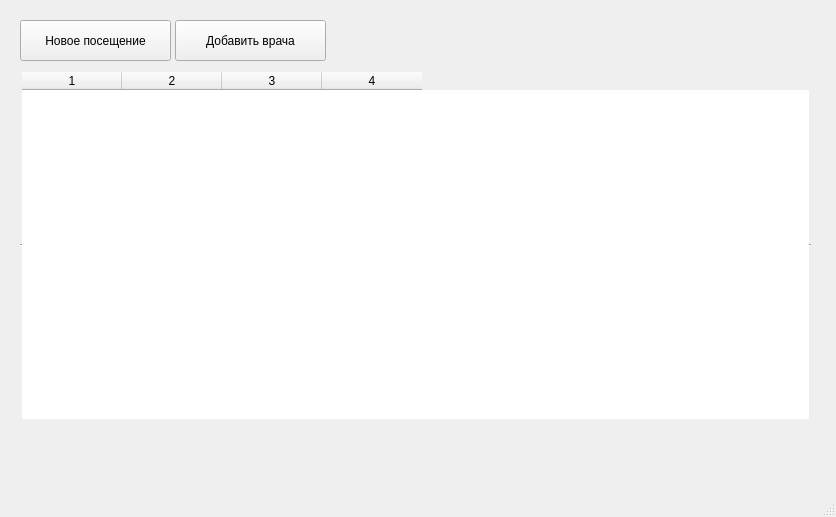
<?xml version="1.0" encoding="UTF-8"?>
<ui version="4.0">
 <class>MainWindow</class>
 <widget class="QMainWindow" name="MainWindow">
  <property name="geometry">
   <rect>
    <x>0</x>
    <y>0</y>
    <width>836</width>
    <height>517</height>
   </rect>
  </property>
  <property name="windowTitle">
   <string>Admin Panel</string>
  </property>
  <widget class="QWidget" name="centralwidget">
   <widget class="QPushButton" name="pushButton">
    <property name="geometry">
     <rect>
      <x>20</x>
      <y>20</y>
      <width>151</width>
      <height>41</height>
     </rect>
    </property>
    <property name="text">
     <string>Новое посещение</string>
    </property>
   </widget>
   <widget class="QPushButton" name="pushButton_2">
    <property name="geometry">
     <rect>
      <x>175</x>
      <y>20</y>
      <width>151</width>
      <height>41</height>
     </rect>
    </property>
    <property name="text">
     <string>Добавить врача</string>
    </property>
   </widget>
   <widget class="QTableWidget" name="tableWidget">
    <property name="geometry">
     <rect>
      <x>20</x>
      <y>70</y>
      <width>791</width>
      <height>351</height>
     </rect>
    </property>
    <property name="contextMenuPolicy">
     <enum>Qt::DefaultContextMenu</enum>
    </property>
    <property name="frameShape">
     <enum>QFrame::HLine</enum>
    </property>
    <property name="editTriggers">
     <set>QAbstractItemView::AnyKeyPressed</set>
    </property>
    <property name="textElideMode">
     <enum>Qt::ElideLeft</enum>
    </property>
    <property name="showGrid">
     <bool>false</bool>
    </property>
    <property name="wordWrap">
     <bool>true</bool>
    </property>
    <property name="cornerButtonEnabled">
     <bool>true</bool>
    </property>
    <property name="columnCount">
     <number>4</number>
    </property>
    <attribute name="horizontalHeaderCascadingSectionResizes">
     <bool>true</bool>
    </attribute>
    <column/>
    <column/>
    <column/>
    <column/>
   </widget>
  </widget>
  <widget class="QMenuBar" name="menubar">
   <property name="geometry">
    <rect>
     <x>0</x>
     <y>0</y>
     <width>836</width>
     <height>21</height>
    </rect>
   </property>
  </widget>
  <widget class="QStatusBar" name="statusbar"/>
 </widget>
 <resources/>
 <connections/>
</ui>
